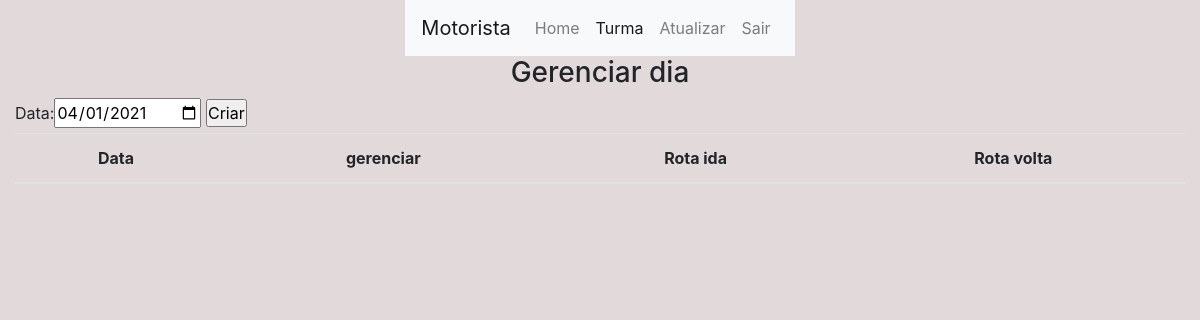
The app's page /core/motorista/turma/dia/lista/1 (signed in), older data.
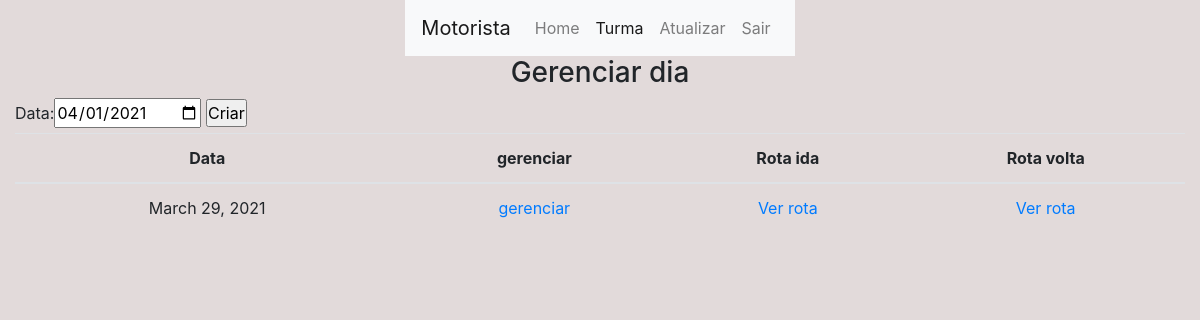
The same page, newer data.
### core/models.py (models this page shows, shortened)
class Dia(models.Model):
    data = models.DateField(auto_now=False, auto_now_add=False)
    turma = models.ForeignKey(
        Turma, on_delete=models.CASCADE, related_name='%(class)s_turmas')
    ativo = models.BooleanField(blank=True, default=True)

### core/views.py (the view)
@login_required
def core_lista_dias(request, id):
    turma = Turma.objects.get(id=id)
    if(turma.motorista != request.user):
        return redirect('core_home')
    if request.method == 'POST':
        dia = Dia(data=request.POST['data'], turma=turma)
        dia.save()
        return redirect('core_lista_dias', id)
    dias = turma.dia_turmas.all().filter(ativo=True)
    form = DiaForm(
    )
    c = {
        'dias': dias,
        'form': form,
    }
    return render(request, 'core/turma/lista_turma_dia.html', c)

### core/forms.py
class DiaForm(forms.Form):
    data = forms.DateField(
        required=True, widget=DateInput(format='%Y-%m-%dT%H:%M'), initial=timezone.now().strftime('%Y-%m-%d'))

### core/templates/core/turma/lista_turma_dia.html (shortened to what this page needs)
{% extends 'base.html' %}
{% block conteudo %}
    <div class="row">
        <div class="col justify-content-center d-flex">
            {% include 'menu.html' with ativo='turma'%}
        </div>
    </div>
    <div class="row">
        <div class="col justify-content-center d-flex">
            <h3>Gerenciar dia </h3>
        </div>
    </div>
    <div class="row">
        <div class="col">
            <form action="" method="post">
                {{form}}
                <input type="submit" value="Criar">
            </form>
        </div>
    </div>
    <div class="row">
        <div class="col justify-content-center d-flex">
            <table class="table text-center">
                <thead>
                    <tr>
                        <th>Data</th>
                        <th>gerenciar</th>
                        <th>Rota ida</th>
                        <th>Rota volta</th>
                    </tr>
                </thead>
                <tbody>
                    {% for dia in dias %}
                        <tr>
                            <td>{{dia.data}}</td>
                            <td>
                                <a href={% url 'core_gerenciar_dia' dia.id %}>gerenciar</a></td>
                             <td>
                                <a href={% url 'core_turma_dia_rota' dia.id %}>Ver rota</a>
                            </td>
                            <td>
                                <a href={% url 'core_turma_dia_rota_volta' dia.id %}>Ver rota</a>
                            </td>
                        </tr>
                    {% endfor %}
                </tbody>
            </table>
        </div>
    </div>
{% endblock conteudo %}

Row changes from the older to the newer data that the page shows:
added Dia: data "March 29, 2021"
